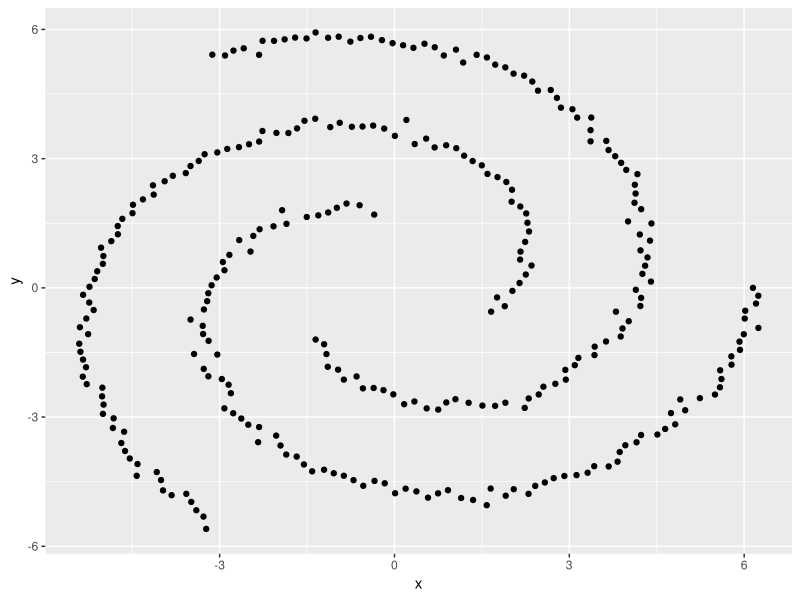
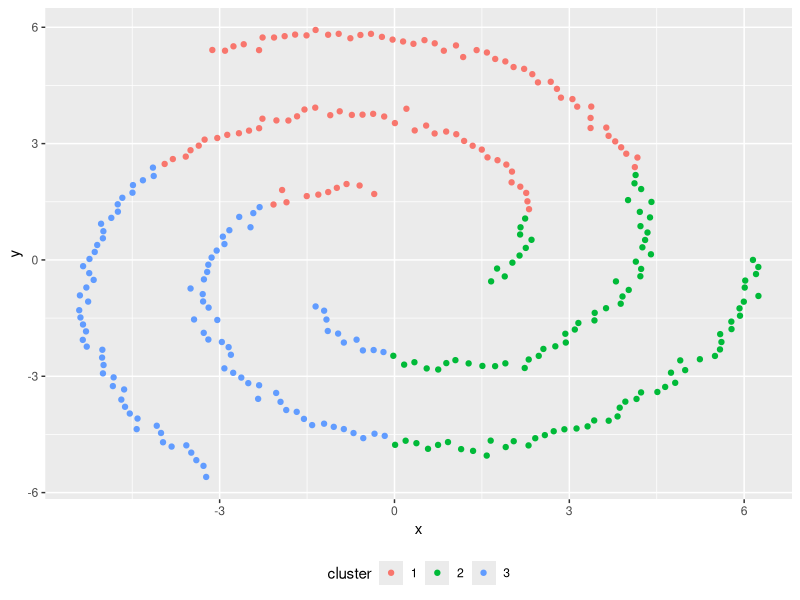

The R source for these figures, in order:
library("ggplot2")

# Produces a data set of spiral clusters.
spirals = function (n = c(100, 100, 100), sd = c(0, 0, 0)) 
{
  clusters = length(n)
  x = NULL
  y = NULL
  for (i in 1:clusters) {
    t = seq(1/(4 * pi), 1, length.out = n[i])^0.5 * 2 * pi
    a = rnorm(n[i], sd = sd[i])
    x = c(x, cos(t + (2 * pi * i)/clusters) * (t + a))
    y = c(y, sin(t + (2 * pi * i)/clusters) * (t + a))
  }
  cbind(x, y)
}

#make a dataframe of the generated
df <- as.data.frame(spirals(n=c(100,100,100),sd=c(0.1,0.1,0.1)))

#plot initial data
ggplot(data=df, aes(x=x, y=y)) + 
  geom_point()

#k-means, nstart=20 means 20 tries and using the best result
cf <- kmeans(df, 3, nstart = 20)

#add k means clusters to original data frame
df$cluster <- as.factor(cf$cluster)

#plot clustered data
ggplot(data=df, aes(x=x, y=y, color=cluster )) + 
  geom_point() + theme(legend.position="bottom")

